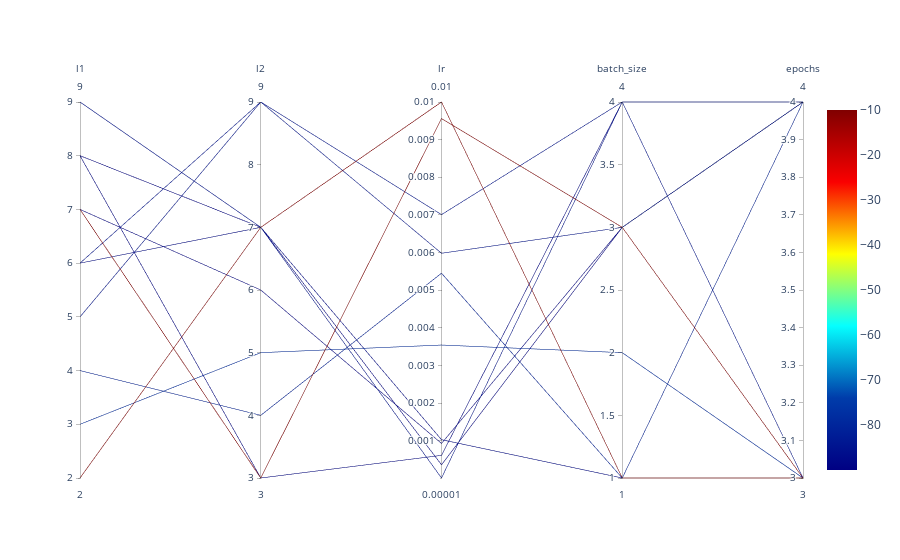

Notebook code cell kept with this figure:
### Markdown cell above
## Parallel Coordinates Plot

### Code cell
spot_tuner.parallel_plot()

### Figure 1 — Plotly figure (JSON) as saved in the notebook; plotly's stock layout.template omitted (floating-point values rounded to 4 significant figures)
{"data": [{"dimensions": [{"label": "l1", "range": [2, 9], "values": [7, 4, 8, 3, 6, 5, 6, 9, 2, 7, 8]}, {"label": "l2", "range": [3, 9], "values": [3, 4, 7, 5, 9, 9, 7, 7, 7, 6, 3]}, {"label": "lr", "range": [1e-05, 0.01], "values": [0.00956, 0.005451, 0.0003612, 0.003543, 0.007007, 0.005981, 0.001028, 1e-05, 0.01, 0.0009283, 0.0006115]}, {"label": "batch_size", "range": [1, 4], "values": [3, 1, 3, 2, 4, 3, 1, 4, 1, 3, 4]}, {"label": "epochs", "range": [3, 4], "values": [3, 4, 4, 3, 3, 4, 3, 4, 3, 4, 4]}], "line": {"cmax": -9.97, "cmin": -89.97, "color": [-9.97, -81.72, -89.97, -78.52, -85.01, -85.51, -87.95, -85.5, -10.21, -89.52, -88.84], "colorscale": [[0, "rgb(0,0,131)"], [0.2, "rgb(0,60,170)"], [0.4, "rgb(5,255,255)"], [0.6, "rgb(255,255,0)"], [0.8, "rgb(250,0,0)"], [1, "rgb(128,0,0)"]], "showscale": true}, "type": "parcoords"}], "layout": {}}
